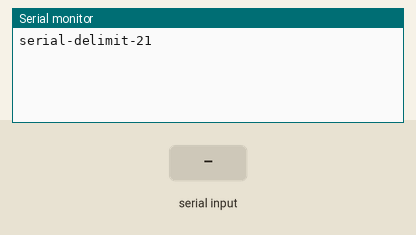
Recording of a sketch running on a simulated Arduino Uno, built with avr-gcc and run on an emulated ATmega328P. Parts: the last lines printed to the serial monitor. The inputs (shaded band) are chosen by the test bench.

Above: at 1.2 s.
1.3 s: "1" received over Serial
At 2.5 s:
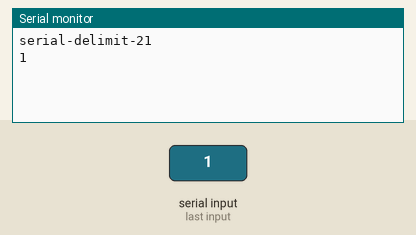
2.8 s: "0" received over Serial
At 4.0 s:
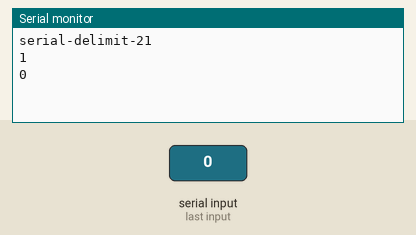

The sketch:

Strings1.ino
```cpp
String readString;

void setup() {
  Serial.begin(9600);
  Serial.println("serial-delimit-21"); // so I can keep track of what is loaded
}

void loop() {

  //expect a string like wer,qwe rty,123 456,hyre kjhg,
  //or like hello world,who are you?,bye!,
  while (Serial.available()) {
    delay(10);  //small delay to allow input buffer to fill

    char c = Serial.read();  //gets one byte from serial buffer
    if (c == ',') {
      break;
    }  //breaks out of capture loop to print readstring
    readString += c;
  } //makes the string readString

  if (readString.length() >0) {
    Serial.println(readString); //prints string to serial port out

    readString=""; //clears variable for new input
  }
}
```

Measured:
- after the input at 1.3 s, the serial monitor: prints a new line at once (image 1)
- after the input at 2.8 s, the serial monitor: prints a new line at once (image 2)
